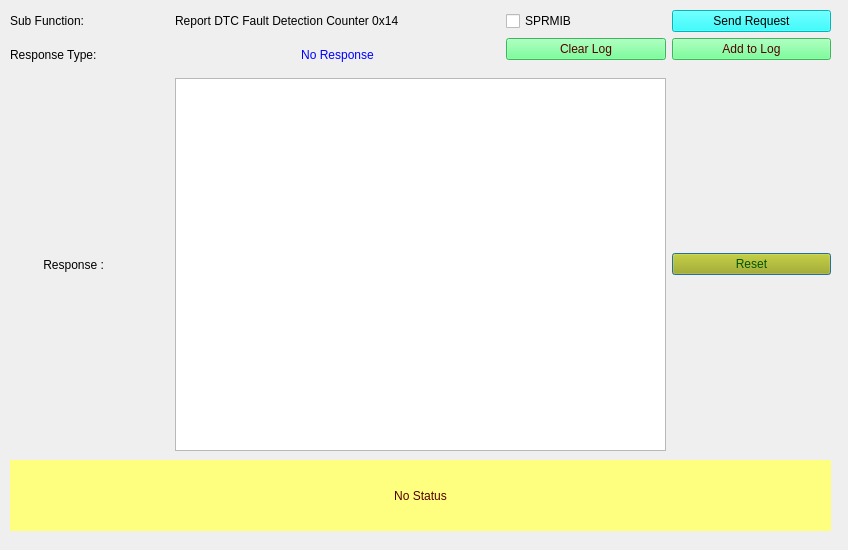
<?xml version="1.0" encoding="UTF-8"?>
<ui version="4.0">
 <class>Form_SID_19_14</class>
 <widget class="QDialog" name="Form_SID_19_14">
  <property name="geometry">
   <rect>
    <x>0</x>
    <y>0</y>
    <width>848</width>
    <height>550</height>
   </rect>
  </property>
  <property name="windowTitle">
   <string>Report DTC Fault Detection Counter</string>
  </property>
  <widget class="QLabel" name="label_status">
   <property name="geometry">
    <rect>
     <x>10</x>
     <y>460</y>
     <width>821</width>
     <height>71</height>
    </rect>
   </property>
   <property name="styleSheet">
    <string notr="true">background-color: rgb(255, 255, 127);
color: rgb(85, 0, 0);
border-color: rgb(0, 0, 255);</string>
   </property>
   <property name="text">
    <string>No Status</string>
   </property>
   <property name="alignment">
    <set>Qt::AlignCenter</set>
   </property>
   <property name="wordWrap">
    <bool>true</bool>
   </property>
  </widget>
  <widget class="QWidget" name="layoutWidget">
   <property name="geometry">
    <rect>
     <x>10</x>
     <y>10</y>
     <width>821</width>
     <height>441</height>
    </rect>
   </property>
   <layout class="QGridLayout" name="gridLayout_2">
    <property name="sizeConstraint">
     <enum>QLayout::SetNoConstraint</enum>
    </property>
    <item row="0" column="0">
     <widget class="QLabel" name="label_subFunction">
      <property name="text">
       <string>Sub Function:</string>
      </property>
     </widget>
    </item>
    <item row="5" column="0">
     <widget class="QLabel" name="label_4">
      <property name="text">
       <string>          Response : </string>
      </property>
     </widget>
    </item>
    <item row="2" column="0" rowspan="3">
     <widget class="QLabel" name="label_5">
      <property name="text">
       <string>Response Type: </string>
      </property>
     </widget>
    </item>
    <item row="5" column="1" colspan="3">
     <widget class="QTextBrowser" name="textBrowser_Resp"/>
    </item>
    <item row="5" column="4">
     <widget class="QPushButton" name="pushButton_reset">
      <property name="styleSheet">
       <string notr="true">background-color: rgb(170, 170, 0);
font: 75 8pt &quot;MS Shell Dlg 2&quot;;
color: rgb(0, 85, 0);</string>
      </property>
      <property name="text">
       <string>Reset</string>
      </property>
     </widget>
    </item>
    <item row="2" column="1" rowspan="3" colspan="2">
     <widget class="QLabel" name="label_ResType">
      <property name="autoFillBackground">
       <bool>false</bool>
      </property>
      <property name="styleSheet">
       <string notr="true">color: rgb(0, 0, 255);</string>
      </property>
      <property name="text">
       <string>No Response</string>
      </property>
      <property name="alignment">
       <set>Qt::AlignCenter</set>
      </property>
     </widget>
    </item>
    <item row="2" column="4">
     <widget class="QPushButton" name="pushButton_appendLog">
      <property name="styleSheet">
       <string notr="true">background-color: rgb(85, 255, 127);
color: rgb(85, 0, 0);</string>
      </property>
      <property name="text">
       <string>Add to Log</string>
      </property>
     </widget>
    </item>
    <item row="2" column="3">
     <widget class="QPushButton" name="pushButton_clearLog">
      <property name="styleSheet">
       <string notr="true">background-color: rgb(85, 255, 127);
color: rgb(85, 0, 0);</string>
      </property>
      <property name="text">
       <string>Clear Log</string>
      </property>
     </widget>
    </item>
    <item row="0" column="1" colspan="2">
     <widget class="QLabel" name="subFunction_Name">
      <property name="text">
       <string>Report DTC Fault Detection Counter 0x14</string>
      </property>
     </widget>
    </item>
    <item row="0" column="3">
     <widget class="QCheckBox" name="checkBox_suppressposmsg">
      <property name="toolTip">
       <string>If selected then Suppress Positive Response Message Indication bit will be set in Subfunction</string>
      </property>
      <property name="text">
       <string>SPRMIB</string>
      </property>
     </widget>
    </item>
    <item row="0" column="4">
     <widget class="QPushButton" name="pushButton_Send19_14Req">
      <property name="toolTip">
       <string>&lt;html&gt;&lt;head/&gt;&lt;body&gt;&lt;p&gt;Sends the 19 service subfunction 14 request to ECU&lt;/p&gt;&lt;/body&gt;&lt;/html&gt;</string>
      </property>
      <property name="styleSheet">
       <string notr="true">background-color: rgb(0, 255, 255);
border-color: rgb(0, 0, 0);
color: rgb(0, 0, 0);</string>
      </property>
      <property name="text">
       <string>Send Request</string>
      </property>
     </widget>
    </item>
   </layout>
  </widget>
 </widget>
 <resources/>
 <connections/>
</ui>
